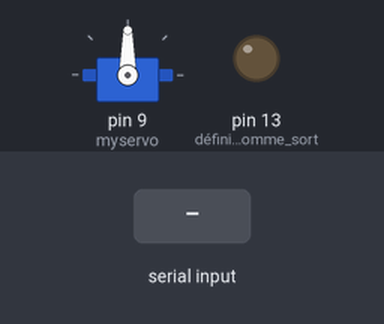
The sketch below on a simulated Arduino Uno, built with avr-gcc and run on an emulated ATmega328P. Shown: servo, output pins drawn as LEDs (lit = HIGH). The test bench sets the inputs (shaded band).

Above: at 1.2 s.
1.3 s: byte 1 (1) received over Serial
At 2.0 s:
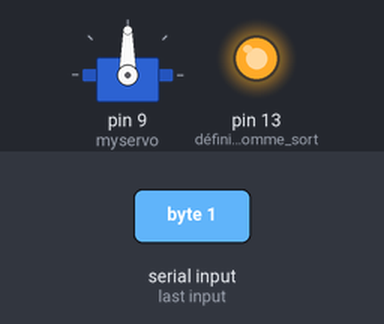
2.8 s: byte 4 (4) received over Serial
At 3.2 s:
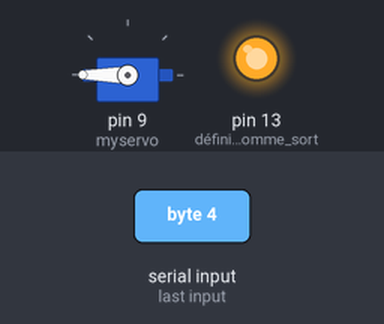
4.3 s: byte 2 (2) received over Serial
At 5.6 s:
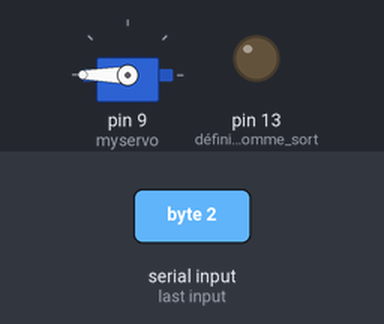
Timing chart, 0 to 7.3 s (numbered marks = the images above; inputs shaded):
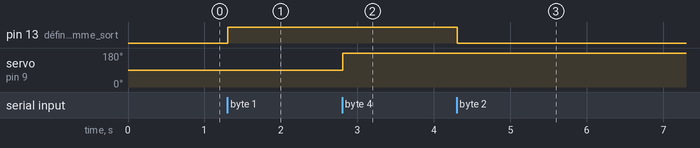

The sketch:

Arduino.ino
```cpp
// Télécharger la bibliothèque Servo (Menu -> Sketch -> Include Library -> Manage Libraries)


#include <Servo.h> // // importation de la bibliothèque Servo

int incomingByte;
Servo myservo;  // Creation d'un objet servo nommé myservo

const int ledPin = 13;

void setup() {
  Serial.begin(9600);

  myservo.attach(9);  // indiquer la broche ou est branché le servo, ici pin 9
  pinMode(13, OUTPUT); // définir pin 13 comme sortie
}

void loop() {
  if (Serial.available() > 0) {   // see if there's incoming serial data
    incomingByte = Serial.read(); // read it
    if (incomingByte == 1) {    // if it's a 1 (ASCII 72),
      digitalWrite(13, HIGH); // turn on the LED
    }
    if (incomingByte == 2) {    // if it's a 0
      digitalWrite(13, LOW);  // turn off the LED
    }
    if (incomingByte == 3) {    // if it's a capital H (ASCII 72),
      myservo.write(90); // indication de l'angle du servo
    }
    if (incomingByte == 4) {    // if it's an L (ASCII 76)
      myservo.write(180); // indication de l'angle du servo
    }

  }


  delay(15);
}
```

Measured:
- after the input at 1.3 s, pin 13 (définir_pin_13_comme_sort): LOW → HIGH at once
- after the input at 2.8 s, servo on pin 9 (myservo): 90° → 180° at once
- after the input at 4.3 s, pin 13 (définir_pin_13_comme_sort): HIGH → LOW at once
